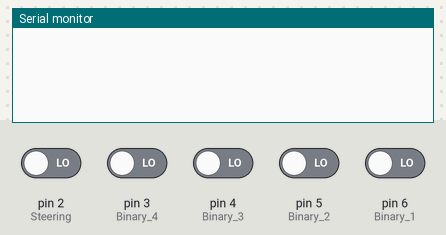
This sketch was run on a simulated Arduino Uno, built with avr-gcc and run on an emulated ATmega328P. Parts: the last lines printed to the serial monitor. The test bench sets the inputs (shaded band); at power-on: pin 2 (Steering), pin 3 (Binary_4), pin 4 (Binary_3), pin 5 (Binary_2), pin 6 (Binary_1) LOW.

Above: at 1.2 s.
1.3 s: pin 2 (Steering) driven HIGH
At 1.41 s:
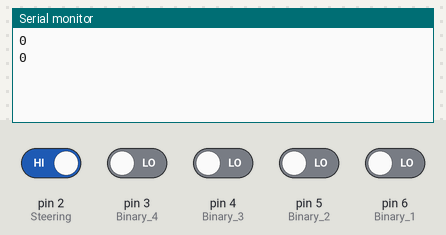
3.2 s: pin 3 (Binary_4) driven HIGH
At 3.21 s:
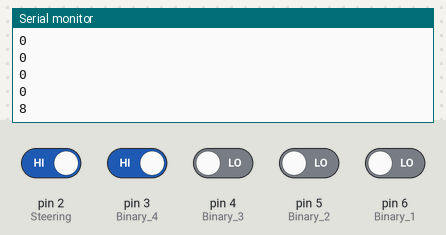
4.7 s: pin 4 (Binary_3) driven HIGH
At 4.71 s:
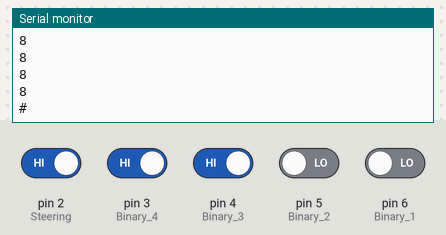
6.6 s: pin 5 (Binary_2) driven HIGH
At 6.61 s:
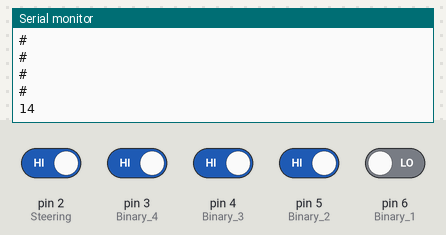
8.1 s: pin 6 (Binary_1) driven HIGH
At 8.11 s:
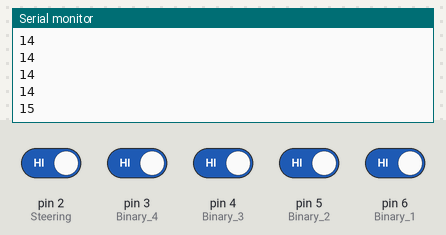
9.6 s: pin 4 (Binary_3) driven LOW
At 9.62 s:
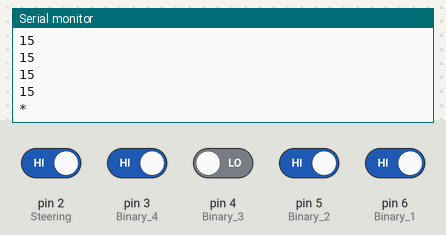
Timing chart, 0 to 12.5 s (numbered marks = the images above; inputs shaded):
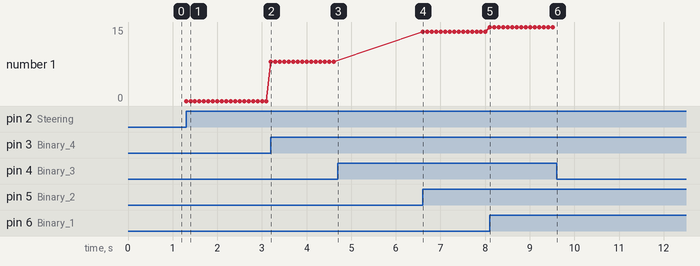

The sketch:

DTMFcode.ino
```cpp
#include <SoftwareSerial.h>

int keyvalue;  // the number associated with the tone

void setup()
{
 Serial.begin(9600);
 pinMode(6, INPUT); //Binary 1
 pinMode(5, INPUT); //Binary 2
 pinMode(4, INPUT); //Binary 3
 pinMode(3, INPUT); //Binary 4
 pinMode(2, INPUT); //Steering (StD)
}

void loop()
{ if (digitalRead(2) == HIGH) {

 if (digitalRead(6) == HIGH) { keyvalue = 1; }
   else { keyvalue = 0; }
 if (digitalRead(5) == HIGH) { keyvalue = keyvalue + 2; }
 if (digitalRead(4) == HIGH) { keyvalue = keyvalue + 4; }
 if (digitalRead(3) == HIGH) { keyvalue = keyvalue + 8; }

 // 'Special' char tones
 if (keyvalue == 10) { Serial.println("0"); }
   else { if (keyvalue == 11) { Serial.println("*");  }
   else { if (keyvalue == 12) { Serial.println("#");  }

 // Anything else, print
   else { Serial.println(keyvalue);
          }
   }
  }
 }
 delay(100);
}
```

Measured:
- after the input at 1.3 s, the serial monitor: prints a new line at once (image 1)
- after the input at 3.2 s, the serial monitor: prints a new line at once (image 2)
- after the input at 4.7 s, the serial monitor: prints a new line at once (image 3)
- after the input at 6.6 s, the serial monitor: prints a new line at once (image 4)
- after the input at 8.1 s, the serial monitor: prints a new line at once (image 5)
- after the input at 9.6 s, the serial monitor: prints a new line at once (image 6)
- plotted number 1: 0 → 8 after the input at 3.2 s, 8 → 14 after the input at 6.6 s, 14 → 15 after the input at 8.1 s
